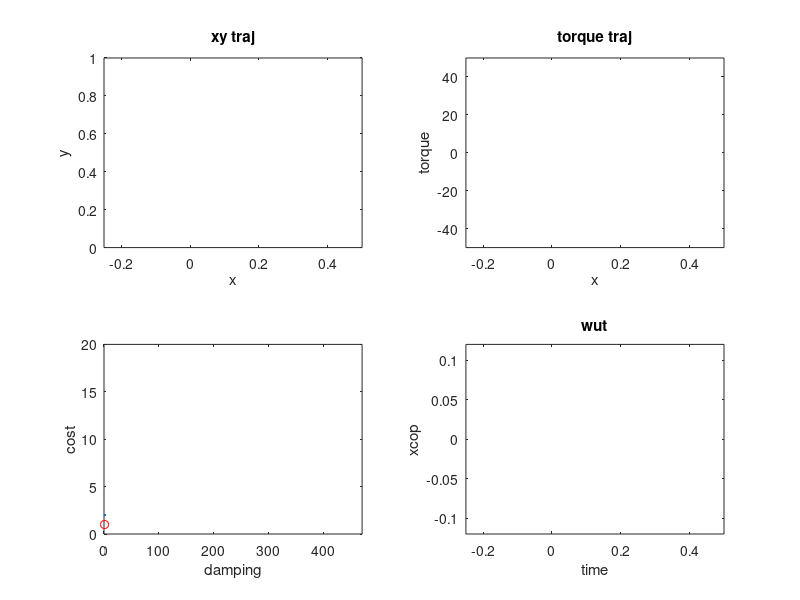

The MATLAB source for this figure: (Note: this script raises an error after producing the figure.)
% MHector

% 6.5.18
% COL analysis
clc; clear; close all
record_video = 0;
if record_video==1
    v=VideoWriter('torques_over_damping','MPEG-4');
    v.FrameRate=10;
    open(v);
end
strucc = dir('C:\\Users\mike-\Documents\DRL\collocation\opt_results\damping_results\opt_damping_*');%dir('D:\Documents\DRL\slip_opt\opt_results\damping_results\opt_damping_*'); %dir('C:\\Users\mike-\Documents\DRL\collocation\opt_results\damping_results\opt_damping_*');

cmax = 450;
fig = figure;
hold on
subplot(2,2,1); an1 = plot(1,1);
axis([-0.25, .5, 0, 1]); title('xy traj'); xlabel('x'); ylabel('y');
subplot(2,2,2); an2 = plot(1,1); hold on; an22 = plot(2,2);
axis([-.25, .5, -50, 50]); title('torque traj'); xlabel('x'); ylabel('torque');
subplot(2,2,3); an3 = plot(1,1,'ro'); hold on; an32 = plot(2,2);
axis([0,cmax+20, 0, 20]); xlabel('damping'); ylabel('cost');
subplot(2,2,4); an4 = plot(1,1);
axis([-.25, .5, -.12, .12]); xlabel('x'); ylabel('xcop')
% an2 = plot(2,2);
title1 = title('wut');
% axis([-0.25, 0.25, .1, .9])

% legend('leg torque', 'ankle torque')
xlabel('time')
% ylabel('torque')

for i = 1:length(strucc)
    filename = strucc(i).name;
    filename = strcat('C:\\Users\mike-\Documents\DRL\collocation\opt_results\damping_results\', filename); %strcat('D:\Documents\DRL\slip_opt\opt_results\damping_results\', filename); 
    load(filename)
    results{i} = opt_results;
    c(i) = opt_results.c;
    if opt_results.c == 400
%         pause
    end
end
[c_sorted,i] = sort(c);

q=1;
for k = 1:length(i)
    results_sorted_c{k} = results{i(k)};
    flags(k) = results{i(k)}.flag;
    if results{i(k)}.flag > 0
        c_graph(q) = results{i(k)}.c;
        cost_graph(q) = results{i(k)}.cost;
        q = q+1;
    end
end
an32.XData = c_graph;
an32.YData = cost_graph;
for i = 1:numel(results)
    %Make energy shared figure
    energy_leg(i) = sum(results_sorted_c{i}.Tleg.^2);
    energy_ankle(i) = sum(results_sorted_c{i}.Tankle.^2);
    
    if results_sorted_c{i}.flag > 0
        time = results_sorted_c{i}.t;
        leg_response = results_sorted_c{i}.Tleg;
        ankle_response = results_sorted_c{i}.Tankle;
        x = results_sorted_c{i}.x;
        y = results_sorted_c{i}.y;
        r = results_sorted_c{i}.r;
        k = results_sorted_c{i}.k;
        xcop = -ankle_response .* r ./(k .*(results_sorted_c{i}.r0 -r).* y);
        
        if max(leg_response) > 49.9
%             pause
        end

        an1.XData = x;
        an1.YData = y;

        an2.XData = x;
        an2.YData = ankle_response;  
        
        an22.XData = x;
        an22.YData = leg_response; 
        
        an3.XData = results_sorted_c{i}.c;
        an3.YData = results_sorted_c{i}.cost;
        
        an4.XData = x;
        an4.YData = xcop;

        drawnow
        title1.String = ['damping = ', num2str(floor(results_sorted_c{i}.c))];
        pause(.02)
        if record_video==1
            F=getframe(gcf);
            writeVideo(v,F);
        end
    end
end

if record_video == 1
    close(v)
end

%Make energy shared figure
[cUnique, indUnique] = unique(c);
% barArray = [energy_leg(indUnique)' energy_ankle(indUnique)']; 
% figure
% abar = bar(cUnique',barArray, 'stacked');
figure;
plot(cUnique, energy_leg(indUnique)); hold on; 
plot(cUnique, energy_ankle(indUnique),'r');
a = line([71 71],[0, 12*10^4]); a.LineStyle = '--';
xlabel('Damping')
ylabel('Energy')
legend('Leg energy', 'Ankle energy','Leg begins saturation')
title('Optimal energies of actuators through stance')
% a.Color = 'k';
% figure
% subplot(2,2,1)
% 
% plot(c,flag,'bo')
% title('fmincon ending state flag')
% subplot(2,2,2)
% 
% plot(c,cost,'bo')
% title('cost')
% subplot(2,2,3)
% 
% plot(c,leg_response,'bo'); hold on
% plot(c,ankle_response,'ro')
% title('torque squared')
